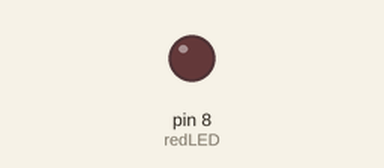
Simulated run of this sketch. Board: Arduino Uno, built with avr-gcc and run on an emulated ATmega328P. On the bench: output pins drawn as LEDs (lit = HIGH).

Above: at 1.0 s.
At 7.6 s:
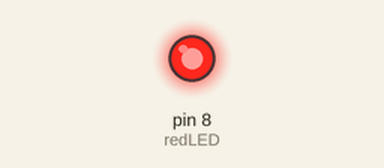
Timing chart, 0 to 15.2 s (numbered marks = the images above):
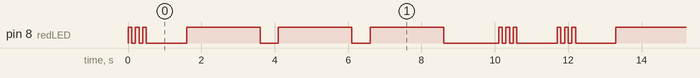

The sketch:

05_SOS_WITH_VARIABLES.ino
```cpp
// variables are declared before the void setup(){}
int redLED = 8;
int dit = 100;
int dah = 500;
int longWait = 1000;

void setup() {
  // Because the positive terminal of LED is connected to port redLED, we add pin
  pinMode(redLED, OUTPUT);
}

void loop() {
  // S - O - S
  // First S
  digitalWrite(redLED, HIGH);
  delay(dit);
  digitalWrite(redLED, LOW);
  delay(dit);
  digitalWrite(redLED, HIGH);
  delay(dit);
  digitalWrite(redLED, LOW);
  delay(dit);
  digitalWrite(redLED, HIGH);
  delay(dit);
  digitalWrite(redLED, LOW);
  delay(dit);

  delay(longWait);

  // O
  digitalWrite(redLED, HIGH);
  delay(2000);
  digitalWrite(redLED, LOW);
  delay(dah);
  digitalWrite(redLED, HIGH);
  delay(2000);
  digitalWrite(redLED, LOW);
  delay(dah);
  digitalWrite(redLED, HIGH);
  delay(2000);
  digitalWrite(redLED, LOW);
  delay(dah);

  delay(longWait);

  // Second S
   digitalWrite(redLED, HIGH);
  delay(dit);
  digitalWrite(redLED, LOW);
  delay(dit);
  digitalWrite(redLED, HIGH);
  delay(dit);
  digitalWrite(redLED, LOW);
  delay(dit);
  digitalWrite(redLED, HIGH);
  delay(dit);
  digitalWrite(redLED, LOW);
  delay(dit);

  delay(longWait);
}
```

Measured:
- by itself, pin 8 (redLED): repeats every 11.7 s: 2 × (LOW 0.10 s, HIGH 0.10 s), LOW 1.1 s, 2 × (HIGH 2.0 s, LOW 0.50 s), HIGH 2.0 s, LOW 1.5 s, 2 × (HIGH 0.10 s, LOW 0.10 s), HIGH 0.10 s, LOW 1.1 s, HIGH 0.10 s
- by itself, everything shown: repeats every 11.7 s, in 18 steps
